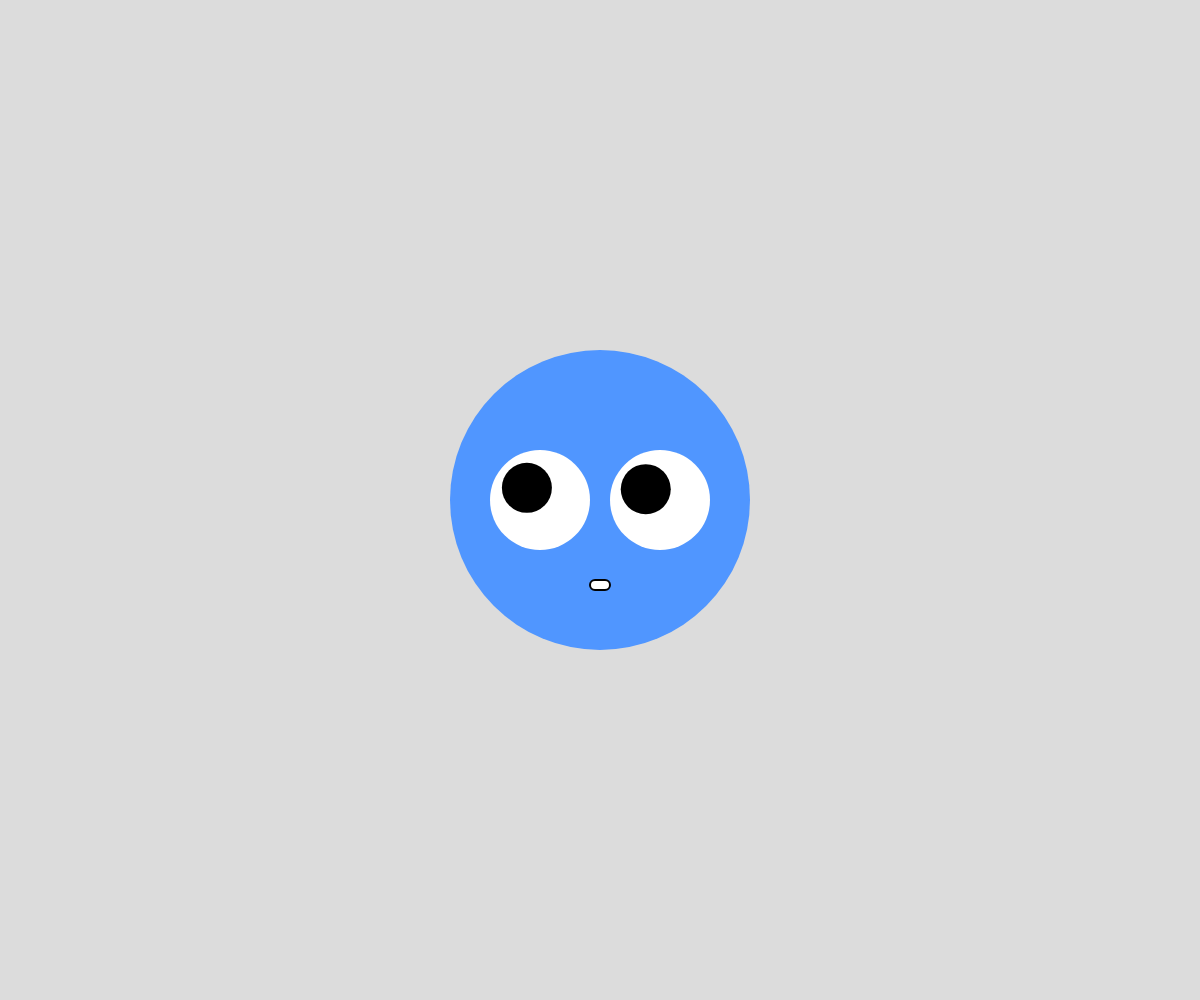
Frame 1 (no input)
Frame 60 (no input): identical to frame 1, image omitted
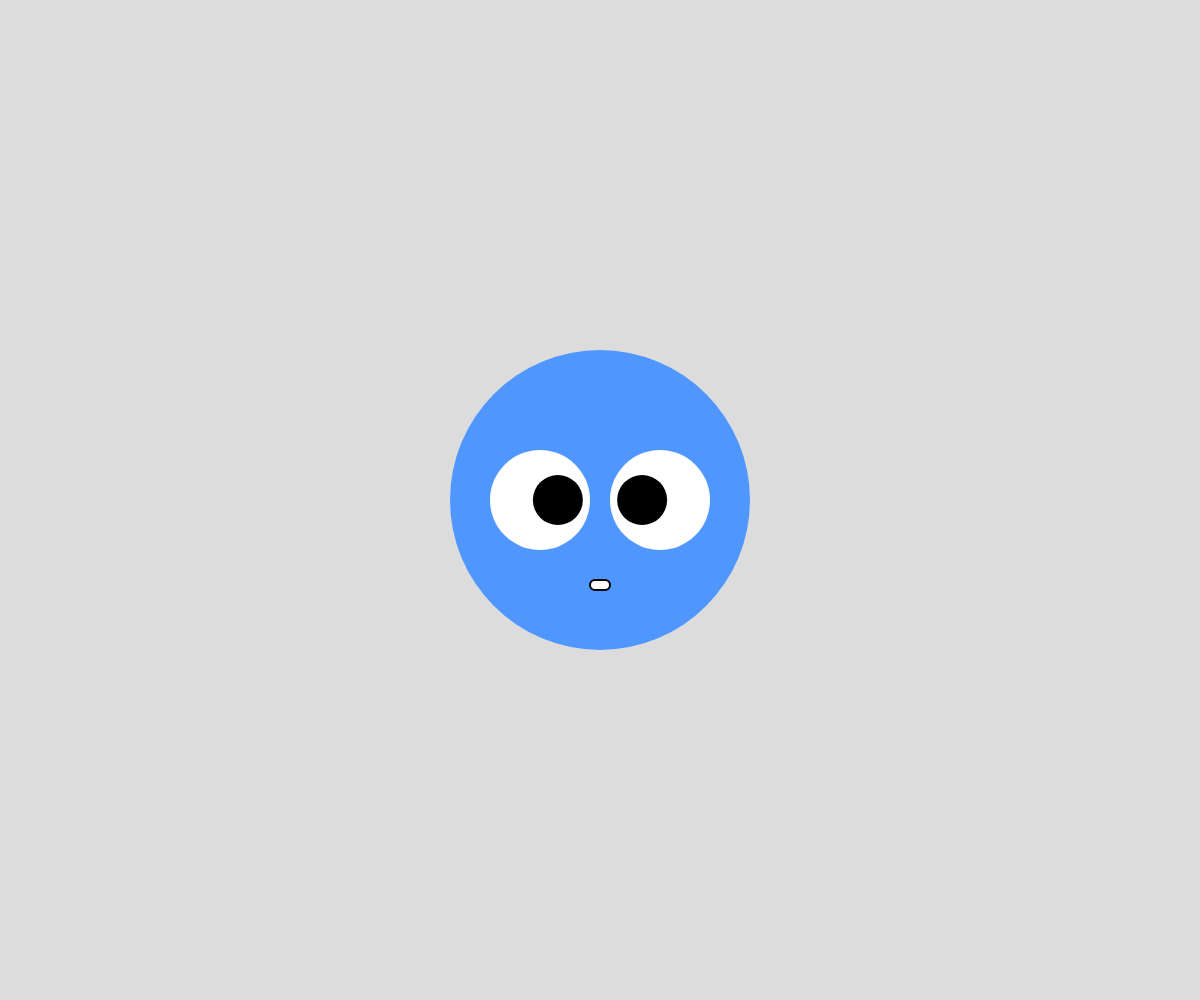
Frame 120 (the mouse pressed at the canvas centre since frame 60)

The p5.js sketch that drew these frames (run headless with seeded random() and noise() and a simulated clock; from frame 60 on, the mouse is pressed at the canvas centre):

// p5.js sketch
// ── sketch.js
var centerX;
var centerY;

function setup() {
  createCanvas(windowWidth, windowHeight);
  
  centerX = windowWidth / 2;
  centerY = windowHeight / 2;
  
  eye = new Eye(centerX - 60, centerY);
  eye2 = new Eye(centerX + 60, centerY);
}

function draw() {
  background(220);
  
  strokeWeight(0);
  fill(80, 150, 255);
  ellipse(centerX, centerY, 300, 300);
  
  eye.draw();
  eye2.draw();
  
  rectMode(CENTER);
  stroke(0);
  strokeWeight(2);
  fill(255);
  rect(centerX, centerY + 85, 20, 10, 10);
}

class Eye {
  constructor(x, y) {
    this.x = x;
    this.y = y;
    this.innerRadius = 50;
    this.outerRadius = 100;
    
    this.dirX = 0;
    this.dirY = 0;
  }
  
  update() {
    this.dirX = mouseX - this.x;
    this.dirY = mouseY - this.y;
    
    let dx = pow(this.dirX, 2);
    let dy = pow(this.dirY, 2);
    
    let dist = sqrt(dx + dy);

    if (dx + dy < pow(this.innerRadius / 3, 2)) {
    
    } else if (dist == 0) {
      this.dirX = 0;
      this.dirY = 0;
    } else {
      this.dirX = this.dirX / dist * (this.innerRadius / 2.8);
      this.dirY = this.dirY / dist * (this.innerRadius / 2.8);
    }
    
  }
  
  draw() {
    this.update();
    //print(this.dirY)
    
    strokeWeight(0);
    fill(255, 255, 255)
    ellipse(this.x, this.y, this.outerRadius, this.outerRadius);
    
    strokeWeight(0);
    fill(0, 0, 0)
    ellipse(this.x + this.dirX, this.y + this.dirY, this.innerRadius, this.innerRadius);
    
    
  }
}
